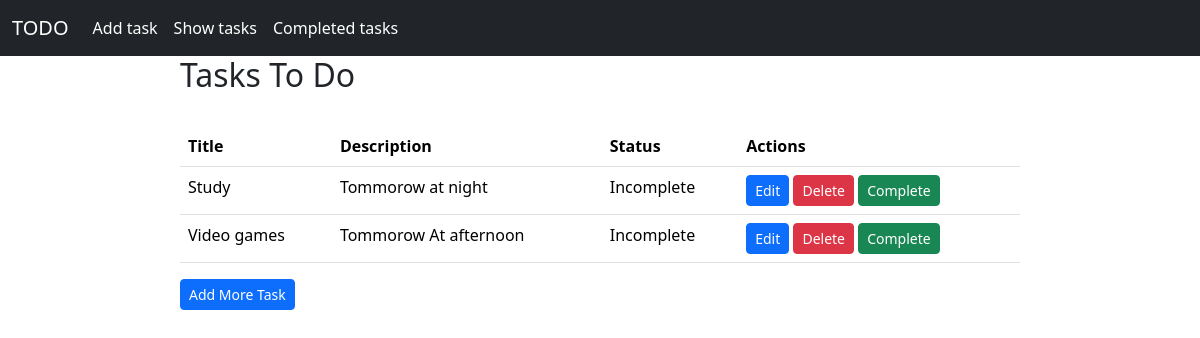
Before: /show_task/ with the older database file.
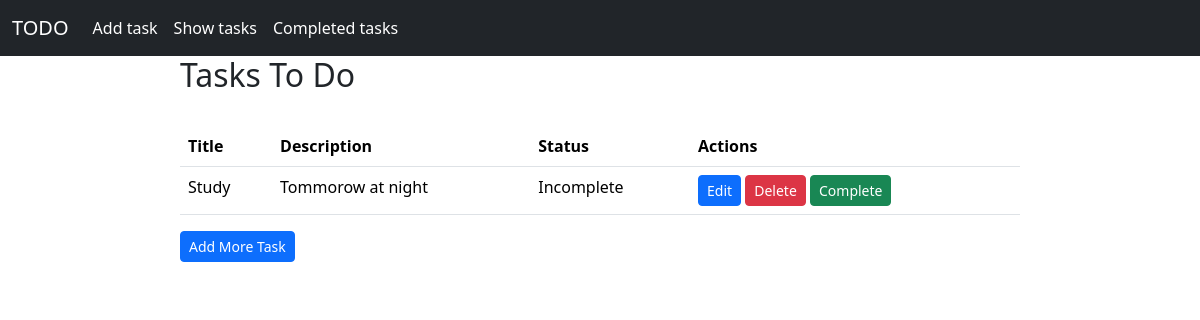
After: the same page with the newer database file.
### list/models.py (models this page shows)
class TaskModel(models.Model):
    taskTitle = models.CharField(max_length=30,verbose_name="Task Title")
    taskDescription = models.TextField(verbose_name="Task Description")
    is_completed = models.BooleanField(default=False, verbose_name="Is Completed")

### list/views.py (the view)
# urls.py: path('show_task/',views.show_tasks,name='show_tasks'),
def show_tasks(request):
    tasks = TaskModel.objects.filter(is_completed=False)
    return render(request,'show_tasks.html', {'tasks': tasks})

### list/templates/show_tasks.html
{% extends 'base.html' %}
{% block content %}
<div style="width: 70%; margin:auto;">
      {% if tasks %}
      <h2>Tasks To Do</h2>
      <br>
      <table class="table table-hover">
            <thead>
                  <tr>
                        <th>Title</th>
                        <th>Description</th>
                        <th>Status</th>
                        <th>Actions</th>
                  </tr>
            </thead>
            <tbody>
                  {% for task in tasks %}
                  <tr>
                        <td>{{ task.taskTitle }}</td>
                        <td>{{ task.taskDescription }}</td>
                        <td> {% if task.is_completed %}
                              Complete
                              {% else %}
                              Incomplete
                              {% endif %}
                        </td>
                        <td>
                              <a href="{% url 'edit_task' id=task.id%}" class="btn btn-primary btn-sm">Edit</a>
                              <a href="{% url 'delete_task' id=task.id  %}" class="btn btn-danger btn-sm">Delete</a>
                              <a href="{% url 'complete_task' id=task.id %}" class="btn btn-success btn-sm">Complete</a>
                        </td>
                  </tr>
                  {% endfor %}
            </tbody>
      </table>
      <a href="{% url 'add_task' %}" class="btn btn-primary btn-sm">Add More Task</a>
      {% else %}
      <h3>No list available</h3><br>
      <a href="{% url 'add_task' %}" class="btn btn-primary btn-sm">Add Task</a>
      {% endif %}
</div>
{% endblock %}

### list/templates/base.html (shortened to what this page needs)
<!DOCTYPE html>
<html lang="en">
<head>
      <link href="https://cdn.jsdelivr.net/npm/bootstrap@5.3.1/dist/css/bootstrap.min.css" rel="stylesheet"
>
</head>
<body>
      <nav class="navbar navbar-expand-lg navbar-dark bg-dark">
            <div class="container-fluid">
                  <a class="navbar-brand" href="{% url 'homepage' %}">TODO</a>
                  <div class="collapse navbar-collapse" id="navbarSupportedContent">
                        <ul class="navbar-nav me-auto mb-2 mb-lg-0">
                              <li class="nav-item">
                                    <a class="nav-link active" aria-current="page" href="{% url 'add_task' %}">Add task</a>
                              </li>
                              <li class="nav-item">
                                    <a class="nav-link active" aria-current="page" href="{% url 'show_tasks' %}">Show tasks</a>
                              </li>
                              <li class="nav-item">
                                    <a class="nav-link active" aria-current="page" href="{% url 'completed_tasks' %}">Completed tasks</a>
                              </li>
                        </ul>
                  </div>
            </div>
      </nav>
      {% block content %}
      {% endblock %}
</body>
</html>

Changed rows visible on the page:
removed TaskModel: taskTitle "Video games", taskDescription "Tommorow At afternoon", is_completed "Incomplete"
